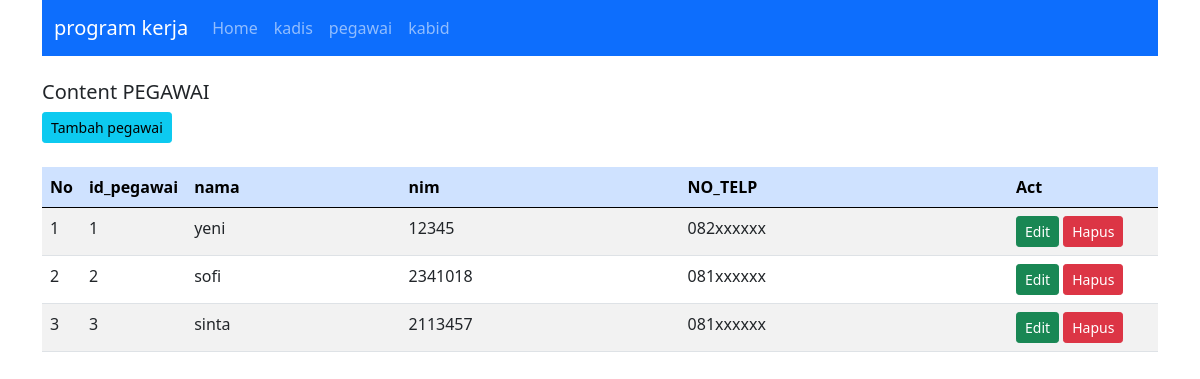
Page /tugasku/Aplikasi_Update/index.php?target=pegawai on the committed database.
### tables this page shows
CREATE TABLE `pegawai` (
  `id_pegawai` int(10) NOT NULL,
  `nama` varchar(30) NOT NULL,
  `nim` varchar(20) NOT NULL,
  `NO_TELP` varchar(15) NOT NULL
);

### tugasku/Aplikasi_Update/autoload.php (called while the page is built, shortened)
<?php
function autoload($class)
{
    $file = $class . ".php";
}

### tugasku/Aplikasi_Update/Master/Menu.php (called while the page is built, shortened)
<?php
class Menu
{
    public function topMenu()
    {
        $base = "http://localhost/tugasku/Aplikasi_Update/index.php?target=";
        $data = [
            array('text' => 'Home', 'link' => $base . 'home'),
            array('text' => 'kadis', 'link' => $base . 'kadis'),
            array('text' => 'pegawai', 'link' => $base . 'pegawai'),
            array('text' => 'kabid', 'link' => $base . 'kabid')
        ];
        return $data;
    }
}

### tugasku/Aplikasi_Update/Config/Query_builder.php (called while the page is built, shortened)
<?php
class Query_builder implements Query
{
    private $v_db, $v_table, $v_select, $v_join, $v_where, $v_order_by, $v_query,
        $v_insert, $v_update, $v_delete;
    public function __construct($dataKoneksi)
    {
        $this->v_db = new \mysqli($dataKoneksi['host'], $dataKoneksi['user'], $dataKoneksi['password'], $dataKoneksi['dbname']);
    }
    public function table($table)
    {
        $this->v_table = $table;
        return $this;
    }
    public function get()
    {
        $this->v_query = "SELECT ";
        if (!empty($this->v_select)) {
            $this->v_query .= $this->v_select . " ";
        } else {
            $this->v_query .= " * ";
        }
        $this->v_query .= " FROM " . $this->v_table . " ";
        return $this;
    }
    public function resultArray()
    {
        $data = $this->v_db->query($this->v_query);
        while ($row = $data->fetch_array()) {
            $rows[] = $row;
        }
        return $rows;
    }
}

### tugasku/Aplikasi_Update/Master/pegawai.php (the view, shortened to what this page needs)
<?php
class pegawai
{
    private $db;
    public function __construct($con)
    {
        $this->db = new Query_builder($con);
    }
    public function index()
    {
        $data = $this->db->table('pegawai')->get()->resultArray();
        $res = ' <a href="?target=pegawai&act=tambah_pegawai" class="btn btn-info btn-sm">Tambah pegawai</a>
    <br><br>
    <div class="table-responsive">
        <table class="table table-striped">
            <thead class="table-primary">
                <tr>
                    <th>No</th>
                    <th>id_pegawai</th>
                    <th>nama</th>
                    <th>nim</th>
                    <th>NO_TELP</th>
                    <th>Act</th>
                </tr>
            </thead>
            <tbody>';
        $no = 1;
        foreach ($data as $r) {
            $res .= '<tr>
                    <td width="10">' . $no . '</td>
                    <td width="100">' . $r['id_pegawai'] . '</td>
                    <td>' . $r['nama'] . '</td>
                    <td>' . $r['nim'] . '</td>
                    <td>' . $r['NO_TELP'] . '</td>
                    <td width="150">
                        <a href="?target=pegawai&act=edit_pegawai&id=' . $r['id_pegawai'] . '" class="btn btn-success btn-sm">
                            Edit
                        </a>
                        <a href="?target=pegawai&act=delete_pegawai&id=' . $r['id_pegawai'] . '" class="btn btn-danger btn-sm">
                            Hapus
                        </a>
                    </td>
                </tr>';
            $no++;
        }
        $res .= '</tbody></table></div>';
        return $res;
    }
}

### tugasku/Aplikasi_Update/index.php (shortened to what this page needs)
<?php
include('autoload.php');
include('config/Database.php');
$menu = new menu();
$pegawai = new pegawai($dataKoneksi);
$target = @$_GET['target'];
$act = @$_GET['act'];
?>
<!DOCTYPE html>
<html lang="en">
<head>
    <link href="assets/bootstrap/css/bootstrap.css" rel="stylesheet">
</head>
<body>
    <div class="container">
        <nav class="navbar navbar-expand-lg navbar-dark bg-primary">
            <div class="container-fluid">
                <a class="navbar-brand" href="#">program kerja</a>
                <div class="collapse navbar-collapse" id="MyMenu">
                    <ul class="navbar-nav me-auto mb-2 mb-lg-0">
                        <?php
                        foreach ($menu->topMenu() as $r) {
                        ?>
                            <li class="nav-item">
                                <a href="<?php echo $r['link']; ?>" class="nav-link">
                                    <?php echo $r['text']; ?>
                            </a>
                        </li>
                    <?php
                        }
                        ?>
                    </ul>
                </div>
            </div>
        </nav>
        <br>
        <div class="content">
            <h5>Content <?php echo strtoupper($target); ?></h5>
            <?php
            if (!isset($target)or $target == "home") {
                echo "Hai, Selamat datang di beranda";
            } elseif ($target == "pegawai") {
                if ($act == "tambah_pegawai") {
                    echo $pegawai->tambah();
                } elseif ($act == "edit_pegawai") {
                    $id = $_GET['id'];
                    echo $pegawai->edit($id);
                } else {
                    echo $pegawai->index();
                }
            } else {
                echo "Page 404 Not found";
            }
            ?>
        </div>
    </div>
</body>
</html>

### rows in the picture
pegawai: id_pegawai "1", nama "yeni", nim "12345", NO_TELP "082xxxxxx"
pegawai: id_pegawai "2", nama "sofi", nim "2341018", NO_TELP "081xxxxxx"
pegawai: id_pegawai "3", nama "sinta", nim "2113457", NO_TELP "081xxxxxx"

### other values in the picture
$r['text'] "Home"
$r['text'] "kadis"
$r['text'] "pegawai"
$r['text'] "kabid"
$target "PEGAWAI"
